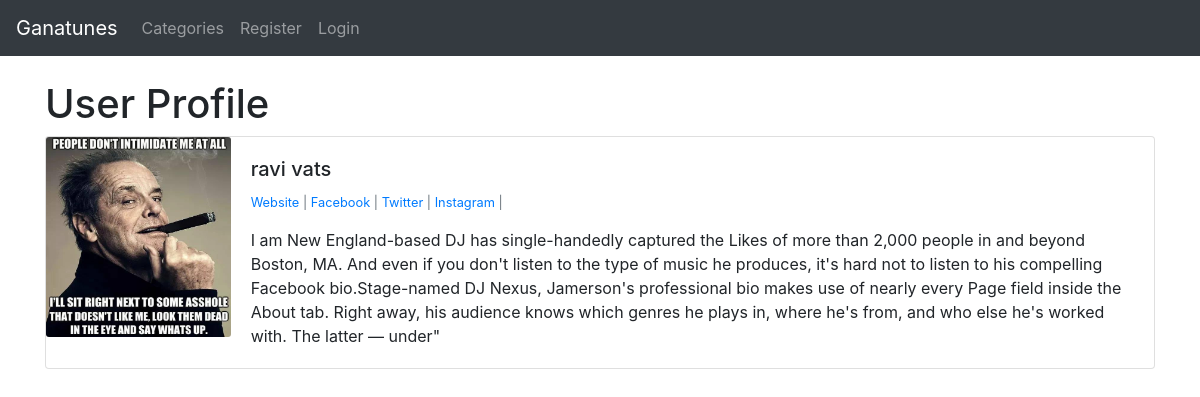
/members/1/profile/, run on the app's committed database.
### blog/models.py (models this page shows, shortened)
class Profile(models.Model):
    user = models.OneToOneField(User, null=True, on_delete=models.CASCADE)
    bio = models.TextField()
    profile_pic = models.ImageField(null=True, blank=True, upload_to="images/profile/")
    website_url = models.TextField(max_length=250, null=True, blank=True,)
    facebook_url = models.TextField(max_length=250, null=True, blank=True, )
    twitter_url = models.TextField(max_length=250, null=True, blank=True, )
    instagram_url = models.TextField(max_length=250, null=True, blank=True, )
    pinterest_url = models.TextField(max_length=250, null=True, blank=True, )

### members/views.py (the view)
# urls.py: path('<int:pk>/profile/', ShowProfilePageView.as_view(), name="show_profile_page"),
class ShowProfilePageView(DetailView):
    model = Profile
    template_name = 'registration/user_profile.html'
    def get_context_data(self, *args, **kwargs):
        context = super(ShowProfilePageView, self).get_context_data(*args, **kwargs)
        page_user = get_object_or_404(Profile, id=self.kwargs['pk'])
        context["page_user"] = page_user
        return context

### members/templates/registration/user_profile.html (shortened to what this page needs)
{%extends 'base.html'%}
{% load static %}
{% block content %}
<h1>User Profile</h1>
<div class="card mb-3" >
  <div class="row no-gutters">
    <div class="col-md-2">
        {% if page_user.profile_pic %}
            <img src="{{page_user.profile_pic.url}}" class="card-img" width="200" height="200" >
        {% else %}
            <img src="{% static 'blog/images/download.jpg' %}" class="card-img" width="200" height="200" >
        {% endif %}
    </div>
    <div class="col-md-10">
      <div class="card-body">
        <h5 class="card-title">
            {{page_user.user.first_name}}
            {{page_user.user.last_name}}
        </h5>
          <p class="small text-muted">
              {% if page_user.website_url %}
                  <a href= "{{ post.author.profile.website_url }}">Website</a> |
              {% endif %}
              {% if page_user.facebook_url %}
                  <a href= "{{ post.author.profile.facebook_url }}">Facebook</a> |
              {% endif %}
              {% if page_user.twitter_url %}
                  <a href= "{{ post.author.profile.twitter_url }}">Twitter</a> |
              {% endif %}
              {% if page_user.instagram_url %}
                  <a href= "{{ post.author.profile.instagram_url }}">Instagram</a> |
              {% endif %}
          </p>
        <p class="card-text">
            {{page_user.bio}}
        </p>
      </div>
    </div>
  </div>
</div>
{% endblock %}

### data on the page
Profile: profile_pic (picture), user.first_name "ravi", user.last_name "vats", bio "I am New England-based DJ has single-handedly captured the Likes of more than 2,000 people in and beyond Boston, MA. And even if you don't listen to the type of music he produces, it's hard not to listen to his compelling Facebook bio.Stage-named DJ Nexus, Jamerson's professional bio makes use of nearly every Page field inside the About tab. Right away, his audience knows which genres he plays in, where he's from, and who else he's worked with. The latter — under\""
